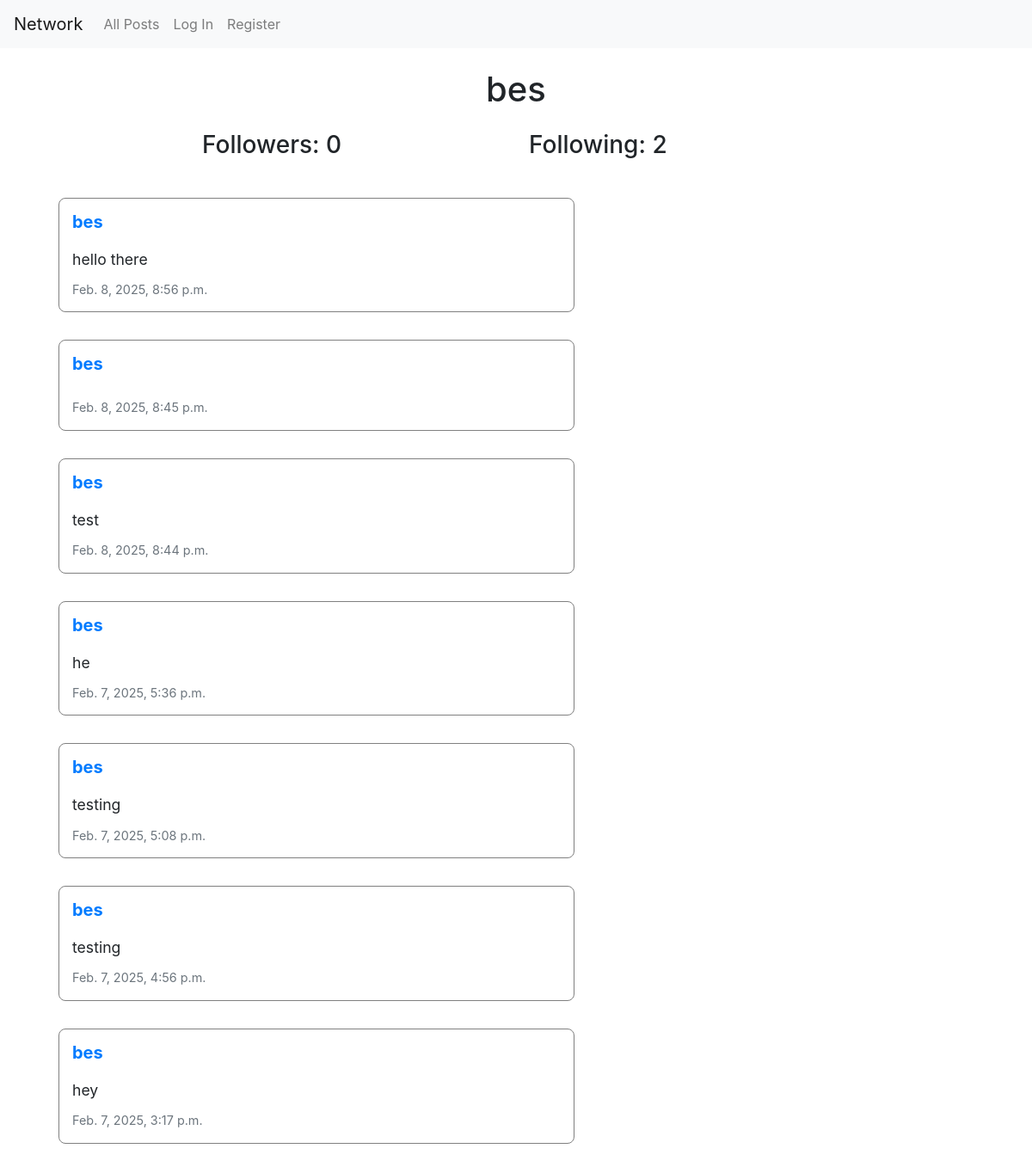
The page /profile/2 on the database its author committed.
### network/models.py (models this page shows, shortened)
class User(AbstractUser):
    pass

class Post(models.Model):
    content = models.CharField(max_length=140,blank=False)
    user= models.ForeignKey(User, on_delete=models.CASCADE, related_name="author")
    date= models.DateTimeField(auto_now_add=True)

### network/views.py (the view)
# urls.py: path("profile/<int:user_id>",views.profile, name="profile"),
def profile(request,user_id):
    user=User.objects.get(pk=user_id)
    allpost= Post.objects.filter(user=user).order_by("id").reverse()
    following=Follow.objects.filter(user= user)
    followers=Follow.objects.filter(user_follower= user)
    try:
        checkFollow= followers.filter(user=User.objects.get(pk=request.user.id))
        if len(checkFollow) !=0:
          isFollowing=True
        else:
          isFollowing=False
    except:
          isFollowing=False
    paginator = Paginator(allpost,10)
    page_number = request.GET.get('page')
    posts_of_the_page=paginator.get_page(page_number)
    return render(request, "network/profile.html", {
            "allpost": allpost,
            "posts_of_the_page":posts_of_the_page,
            "username":user.username,
            "following":following,
            "followers":followers,
            "isFollowing":isFollowing,
            "user_profile":user,
    })

### network/templates/network/profile.html (shortened to what this page needs)
{% extends "network/layout.html" %}
{% block body %}
    <h1 class="text-center my-4">{{ username }}</h1>
    <div class="container">
        <div class="row d-flex justify-content-center">
            <h3 class="col-4">Followers: {{ followers.count }}</h3>
            <h3 class="col-4">Following: {{ following.count }}</h3>
        </div>
    </div>
    <div class="all-posts">
        {% for post in posts_of_the_page %}
        <div class="post my-3 mx-5">
          <h5><strong> <a href="{% url 'profile' post.user.id %}">{{ post.user }}</a></strong> </h5>
          <p class="post-content">{{ post.content }}</p>
            <small class="text-muted">{{ post.date }}</small>
        </div>
        {% endfor %}
    </div>
{% endblock %}

### network/templates/network/layout.html (shortened to what this page needs)
{% load static %}
<!DOCTYPE html>
<html lang="en">
    <head>
        <link rel="stylesheet" href="https://stackpath.bootstrapcdn.com/bootstrap/4.4.1/css/bootstrap.min.css">
        <link href="{% static 'network/styles.css' %}" rel="stylesheet">
        <link rel="stylesheet" href="https://cdnjs.cloudflare.com/ajax/libs/font-awesome/4.7.0/css/font-awesome.min.css">
       </head>
    <body>
        <nav class="navbar navbar-expand-lg navbar-light bg-light">
            <a class="navbar-brand" href="{% url 'index' %}">Network</a>
            <div>
              <ul class="navbar-nav mr-auto">
                <li class="nav-item">
                  <a class="nav-link" href="{% url 'index' %}">All Posts</a>
                </li>
                {% if user.is_authenticated %}
                    <li class="nav-item">
                        <a class="nav-link" href="{% url 'following' %}">Following</a>
                    </li>
                    <li class="nav-item">
                        <a class="nav-link" href="{% url 'logout' %}">Log Out</a>
                    </li>
                {% else %}
                    <li class="nav-item">
                        <a class="nav-link" href="{% url 'login' %}">Log In</a>
                    </li>
                    <li class="nav-item">
                        <a class="nav-link" href="{% url 'register' %}">Register</a>
                    </li>
                {% endif %}
              </ul>
            </div>
          </nav>
        <div class="body">
            {% block body %}
            {% endblock %}
        </div>
    </body>
</html>

### network/static/network/styles.css (style rules this page uses)
h1 { text-align: left; }
:root { --post-max-width: 600px; --post-margin: 20px; --post-border: 0.1px solid gray; --post-padding: 15px; --post-border-radius: 8px; }
.all-posts { display: flex; justify-content: flex-start; flex-direction: column; margin: var(--post-margin); }
.post { border: var(--post-border); display: flex; justify-content: center; flex-direction: column; max-width: var(--post-max-width); box-sizing: border-box; padding: var(--post-padding); border-radius: var(--post-border-radius); margin-bottom: var(--post-margin); background-color: #fff; }
.post-content { font-size: 1.1rem; line-height: 1.6; margin: 10px 0; }
.text-muted { font-size: 0.9rem; }

### rows shown on the page
User: username "bes"
Post: user "bes", content "hello there", date "Feb. 8, 2025, 8:56 p.m."
Post: user "bes", date "Feb. 8, 2025, 8:45 p.m."
Post: user "bes", content "test", date "Feb. 8, 2025, 8:44 p.m."
Post: user "bes", content "he", date "Feb. 7, 2025, 5:36 p.m."
Post: user "bes", content "testing", date "Feb. 7, 2025, 5:08 p.m."
Post: user "bes", content "testing", date "Feb. 7, 2025, 4:56 p.m."
Post: user "bes", content "hey", date "Feb. 7, 2025, 3:17 p.m."

### other values the page prints
{{ followers.count }} "0"
{{ following.count }} "2"
